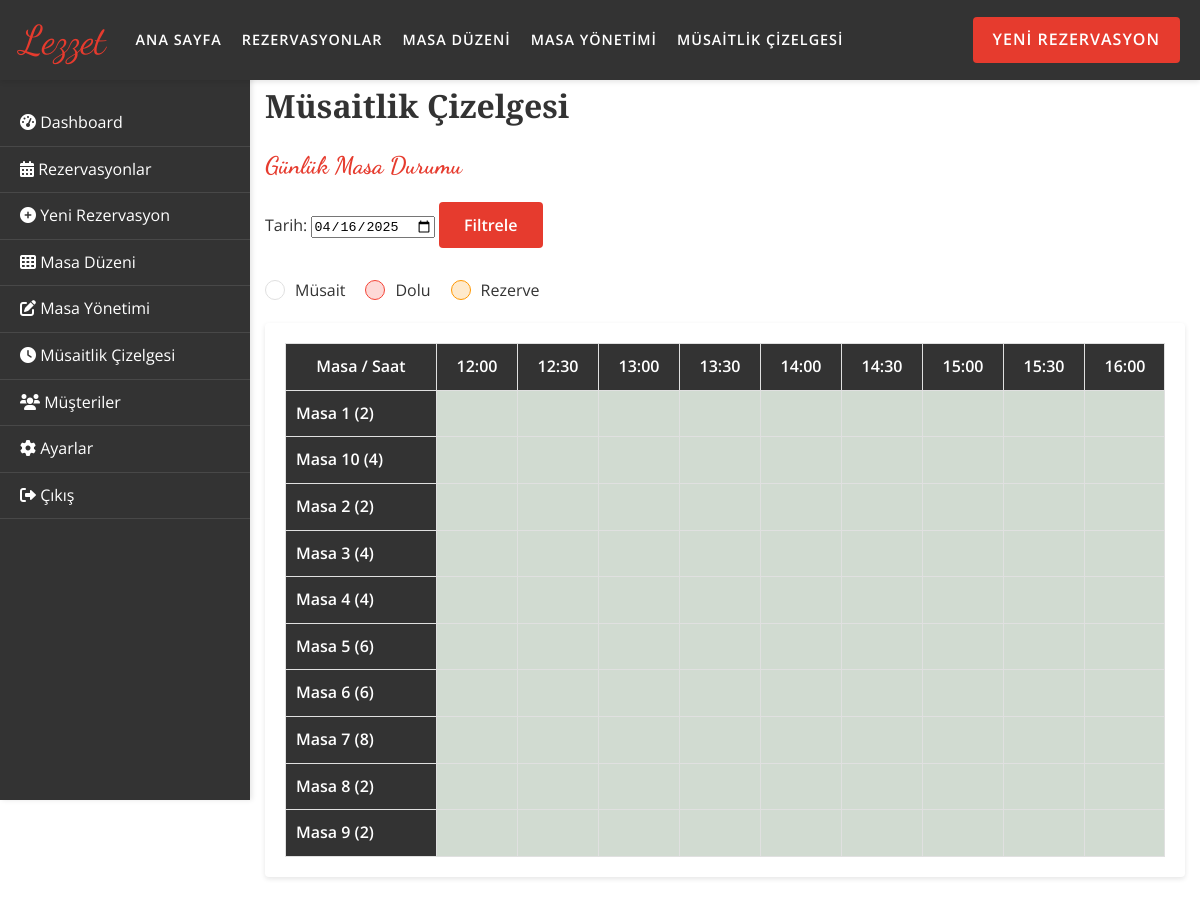
The app's page /tables/availability-schedule (signed in) with its own data.
### tables this page shows
CREATE TABLE tables (
        id INTEGER PRIMARY KEY AUTOINCREMENT,
        name TEXT NOT NULL UNIQUE,
        capacity INTEGER NOT NULL,
        type TEXT NOT NULL,
        x_position FLOAT DEFAULT 0,
        y_position FLOAT DEFAULT 0,
        is_active BOOLEAN DEFAULT 1,
        status TEXT DEFAULT 'empty'
    );

### app/routes/tables.py (the view, shortened to what this page needs)
@bp.route('/availability-schedule')
@login_required
def availability_schedule():
    db = g.db
    date_str = request.args.get('date', datetime.date.today().isoformat())
    try:
        selected_date = datetime.date.fromisoformat(date_str)
    except ValueError:
        selected_date = datetime.date.today()
    tables = Table.get_all(db)
    time_slots = []
    start = datetime.time(12, 0)
    for i in range(23):
        hour = (start.hour + i // 2) % 24
        minute = (start.minute + (i % 2) * 30) % 60
        time_slots.append(datetime.time(hour, minute))
    schedule_data = {}
    for table in tables:
        schedule_data[table['id']] = {}
        for time_slot in time_slots:
            schedule_data[table['id']][time_slot.isoformat()] = 'available'
    reservations = db.execute(
        '''
        SELECT r.*, rt.table_id, rt.table_group_id
        FROM reservations r
        JOIN reservation_tables rt ON r.id = rt.reservation_id
        WHERE r.reservation_date = ? AND r.status != 'cancelled'
        ''',
        (selected_date,)
    ).fetchall()
    return render_template(
        'tables/availability_schedule.html',
        tables=tables,
        time_slots=time_slots,
        schedule_data=schedule_data,
        selected_date=selected_date
    )

### app/__init__.py (called while the page is built)
def convert_datetime(s):
    try:
        return datetime.datetime.fromisoformat(s.decode())
    except:
        return s

### app/models/table.py (called while the page is built)
    @staticmethod
    def get_all(db):
        tables = db.execute(
            'SELECT * FROM tables WHERE is_active = 1 ORDER BY name'
        ).fetchall()
        return tables

### app/templates/tables/availability_schedule.html (shortened to what this page needs)
{% extends "base.html" %}
{% block content %}
<div class="container">
    <div class="dashboard-header">
        <h1 class="dashboard-title">Müsaitlik Çizelgesi</h1>
        <h2 class="dashboard-subtitle cursive">Günlük Masa Durumu</h2>
        <div class="date-filter">
            <form action="{{ url_for('tables.availability_schedule') }}" method="get">
                <label for="date">Tarih:</label>
                <input type="date" id="date" name="date" value="{{ selected_date.isoformat() }}">
                <button type="submit" class="btn btn-primary">Filtrele</button>
            </form>
        </div>
    </div>
    <div class="legend">
        <div class="legend-item">
            <div class="legend-color legend-empty"></div>
            <span>Müsait</span>
        </div>
        <div class="legend-item">
            <div class="legend-color legend-occupied"></div>
            <span>Dolu</span>
        </div>
        <div class="legend-item">
            <div class="legend-color legend-reserved"></div>
            <span>Rezerve</span>
        </div>
    </div>
    <div class="table-container">
        <div class="schedule-grid">
            <div class="schedule-header">Masa / Saat</div>
            {% for time_slot in time_slots %}
                <div class="schedule-header">{{ time_slot.strftime('%H:%M') }}</div>
            {% endfor %}
            {% for table in tables %}
                <div class="schedule-row-header">{{ table.name }} ({{ table.capacity }})</div>
                {% for time_slot in time_slots %}
                    {% set status = schedule_data[table.id][time_slot.isoformat()] %}
                    <div class="schedule-cell {{ status }}" title="{{ table.name }} - {{ time_slot.strftime('%H:%M') }}">
                    </div>
                {% endfor %}
            {% endfor %}
        </div>
    </div>
</div>
{% endblock %}

### app/static/css/style.css (style rules this page uses)
:root { --primary-color: #e63b2e; --primary-dark: #c62c20; --primary-light: #ff5a4c; --secondary-color: #333333; --secondary-light: #666666; --background-color: #ffffff; --text-color: #333333; --light-text: #ffffff; --border-color: #e0e0e0; --success-color: #4caf50; --warning-color: #ff9800; --danger-color: #f44336; --info-color: #2196f3; --heading-font: 'Playfair Display', serif; --body-font: 'Open Sans', sans-serif; --cursive-font: 'Dancing Script', cursive; --header-height: 80px; --sidebar-width: 250px; --container-max-width: 1200px; --border-radius: 4px; --box-shadow: 0 2px 5px rgba(0, 0, 0, 0.1); }
* { margin: 0; padding: 0; box-sizing: border-box; }
body { font-family: var(--body-font); color: var(--text-color); background-color: var(--background-color); line-height: 1.6; }
h1, h2, h3, h4, h5, h6 { font-family: var(--heading-font); margin-bottom: 1rem; color: var(--secondary-color); }
.cursive { font-family: var(--cursive-font); color: var(--primary-color); }
.container { max-width: var(--container-max-width); margin: 0 auto; padding: 0 15px; }
.dashboard-header { margin-bottom: 30px; }
.dashboard-title { font-size: 2rem; color: var(--secondary-color); }
.dashboard-subtitle { font-family: var(--cursive-font); color: var(--primary-color); font-size: 1.5rem; }
.table-container { background-color: var(--background-color); border-radius: var(--border-radius); box-shadow: var(--box-shadow); padding: 20px; margin-bottom: 30px; }
.btn { display: inline-block; padding: 12px 25px; border: none; border-radius: var(--border-radius); font-family: var(--body-font); font-size: 1rem; font-weight: 600; cursor: pointer; transition: background-color 0.3s ease, color 0.3s ease; }
.btn-primary { background-color: var(--primary-color); color: var(--light-text); }
.legend { display: flex; gap: 20px; margin-bottom: 20px; }
.legend-item { display: flex; align-items: center; }
.legend-color { width: 20px; height: 20px; border-radius: 50%; margin-right: 10px; }
.legend-empty { background-color: var(--background-color); border: 1px solid var(--border-color); }
.legend-occupied { background-color: rgba(244, 67, 54, 0.2); border: 1px solid var(--danger-color); }
.legend-reserved { background-color: rgba(255, 152, 0, 0.2); border: 1px solid var(--warning-color); }
.schedule-grid { display: grid; grid-template-columns: 150px repeat(auto-fill, minmax(80px, 1fr)); gap: 1px; background-color: var(--border-color); border: 1px solid var(--border-color); }
.schedule-header { background-color: var(--secondary-color); color: var(--light-text); padding: 10px; text-align: center; font-weight: 600; }
.schedule-row-header { background-color: var(--secondary-color); color: var(--light-text); padding: 10px; display: flex; align-items: center; font-weight: 600; }
.schedule-cell { background-color: var(--background-color); padding: 10px; text-align: center; min-height: 40px; }
.schedule-cell.available { background-color: rgba(76, 175, 80, 0.1); }

### records on screen
tables: name "Masa 1", capacity "2"
tables: name "Masa 10", capacity "4"
tables: name "Masa 2", capacity "2"
tables: name "Masa 3", capacity "4"
tables: name "Masa 4", capacity "4"
tables: name "Masa 5", capacity "6"
tables: name "Masa 6", capacity "6"
tables: name "Masa 7", capacity "8"
tables: name "Masa 8", capacity "2"
tables: name "Masa 9", capacity "2"

### other values on screen
{{ time_slot.strftime('%H:%M') }} "12:00" "12:30" "13:00" "13:30" "14:00" "14:30" "15:00" "15:30" "16:00"
